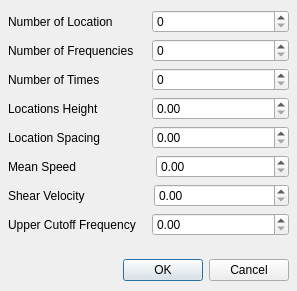
<?xml version="1.0" encoding="UTF-8"?>
<ui version="4.0">
 <class>WWYang1997IndInputDlg</class>
 <widget class="QDialog" name="WWYang1997IndInputDlg">
  <property name="geometry">
   <rect>
    <x>0</x>
    <y>0</y>
    <width>297</width>
    <height>291</height>
   </rect>
  </property>
  <property name="windowTitle">
   <string>Dialog</string>
  </property>
  <widget class="QWidget" name="verticalLayoutWidget">
   <property name="geometry">
    <rect>
     <x>8</x>
     <y>10</y>
     <width>281</width>
     <height>271</height>
    </rect>
   </property>
   <layout class="QVBoxLayout" name="verticalLayout">
    <item>
     <layout class="QHBoxLayout" name="horizontalLayoutNumberOfLocation">
      <item>
       <widget class="QLabel" name="labelNumberOfLocation">
        <property name="text">
         <string>Number of Location       </string>
        </property>
       </widget>
      </item>
      <item>
       <widget class="QSpinBox" name="lineEditNumberOfLocation"/>
      </item>
     </layout>
    </item>
    <item>
     <layout class="QHBoxLayout" name="horizontalLayoutNumberOfFrequencies">
      <item>
       <widget class="QLabel" name="labelNumberOfFrequencies">
        <property name="text">
         <string>Number of Frequencies </string>
        </property>
       </widget>
      </item>
      <item>
       <widget class="QSpinBox" name="lineEditNumberOfFrequencies"/>
      </item>
     </layout>
    </item>
    <item>
     <layout class="QHBoxLayout" name="horizontalLayoutNumberOfTimeIncremen">
      <item>
       <widget class="QLabel" name="labelNumberOfTimeIncremen">
        <property name="text">
         <string>Number of Times            </string>
        </property>
       </widget>
      </item>
      <item>
       <widget class="QSpinBox" name="lineEditNumberOfTimeIncrements"/>
      </item>
     </layout>
    </item>
    <item>
     <layout class="QHBoxLayout" name="horizontalLayoutLocationHeight">
      <item>
       <widget class="QLabel" name="labelLocationHeight">
        <property name="text">
         <string>Locations Height             </string>
        </property>
       </widget>
      </item>
      <item>
       <widget class="QDoubleSpinBox" name="lineEditLocationHeight"/>
      </item>
     </layout>
    </item>
    <item>
     <layout class="QHBoxLayout" name="horizontalLayoutLocationSpacing">
      <item>
       <widget class="QLabel" name="labelLocationSpacing">
        <property name="text">
         <string>Location Spacing             </string>
        </property>
       </widget>
      </item>
      <item>
       <widget class="QDoubleSpinBox" name="lineEditLocationSpacing"/>
      </item>
     </layout>
    </item>
    <item>
     <layout class="QHBoxLayout" name="horizontalLayoutMeanSpeed">
      <item>
       <widget class="QLabel" name="labelMeanSpeed">
        <property name="text">
         <string>Mean Speed                      </string>
        </property>
       </widget>
      </item>
      <item>
       <widget class="QDoubleSpinBox" name="lineEditMeanSpeed"/>
      </item>
     </layout>
    </item>
    <item>
     <layout class="QHBoxLayout" name="horizontalLayoutShearVelocity">
      <item>
       <widget class="QLabel" name="labelLayoutShearVelocity">
        <property name="text">
         <string>Shear Velocity                   </string>
        </property>
       </widget>
      </item>
      <item>
       <widget class="QDoubleSpinBox" name="lineEditShearVelocity"/>
      </item>
     </layout>
    </item>
    <item>
     <layout class="QHBoxLayout" name="horizontalLayoutUpperCutoffFrequency">
      <item>
       <widget class="QLabel" name="labelUpperCutoffFrequency">
        <property name="text">
         <string>Upper Cutoff Frequency </string>
        </property>
       </widget>
      </item>
      <item>
       <widget class="QDoubleSpinBox" name="lineEditUpperCutoffFrequency"/>
      </item>
     </layout>
    </item>
    <item>
     <spacer name="verticalSpacer">
      <property name="orientation">
       <enum>Qt::Vertical</enum>
      </property>
      <property name="sizeHint" stdset="0">
       <size>
        <width>20</width>
        <height>40</height>
       </size>
      </property>
     </spacer>
    </item>
    <item>
     <layout class="QVBoxLayout" name="verticalLayoutButton">
      <item>
       <widget class="QDialogButtonBox" name="buttonBox">
        <property name="orientation">
         <enum>Qt::Horizontal</enum>
        </property>
        <property name="standardButtons">
         <set>QDialogButtonBox::Cancel|QDialogButtonBox::Ok</set>
        </property>
       </widget>
      </item>
     </layout>
    </item>
   </layout>
  </widget>
 </widget>
 <resources/>
 <connections>
  <connection>
   <sender>buttonBox</sender>
   <signal>accepted()</signal>
   <receiver>WWYang1997IndInputDlg</receiver>
   <slot>accept()</slot>
   <hints>
    <hint type="sourcelabel">
     <x>248</x>
     <y>254</y>
    </hint>
    <hint type="destinationlabel">
     <x>157</x>
     <y>274</y>
    </hint>
   </hints>
  </connection>
  <connection>
   <sender>buttonBox</sender>
   <signal>rejected()</signal>
   <receiver>WWYang1997IndInputDlg</receiver>
   <slot>reject()</slot>
   <hints>
    <hint type="sourcelabel">
     <x>316</x>
     <y>260</y>
    </hint>
    <hint type="destinationlabel">
     <x>286</x>
     <y>274</y>
    </hint>
   </hints>
  </connection>
 </connections>
</ui>
